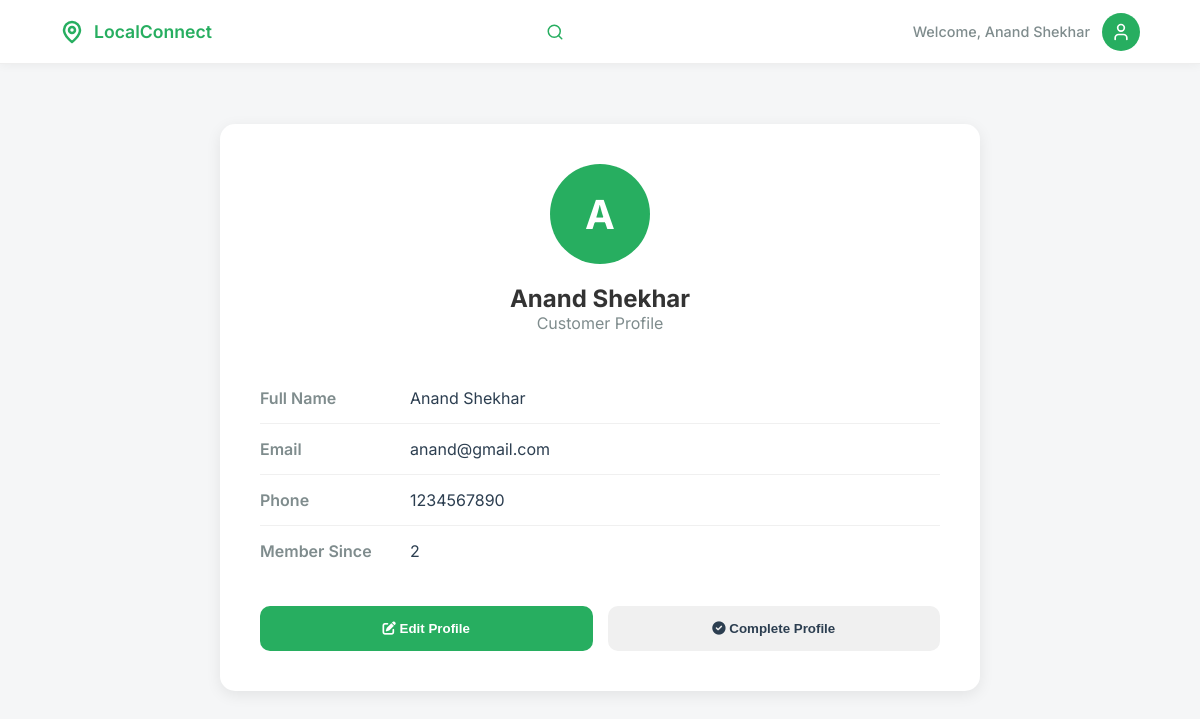
/customer/profile (signed in), run on the app's committed database.
### models/models.py (models this page shows, shortened)
class Customer(db.Model):
    id = db.Column(db.Integer, primary_key=True)
    full_name = db.Column(db.String(100), nullable=False)
    email = db.Column(db.String(120), unique=True, nullable=False)
    phone = db.Column(db.String(20), nullable=False)
    password_hash = db.Column(db.String(128), nullable=False)
    address = db.Column(db.String(500))
    city = db.Column(db.String(100))
    state = db.Column(db.String(100))
    pincode = db.Column(db.String(10))
    orders = db.relationship('Order', backref='customer', lazy=True)

### app.py (the view)
@app.route('/customer/profile')
@customer_required
def customer_profile():
    user_id = session.get('user_id')
    customer = Customer.query.get(user_id)
    return render_template('customer/profile.html', user_name=session.get('user_name'), customer=customer, user_id=user_id)

### app.py (called while the page is built)
def customer_required(f):
    @wraps(f)
    def decorated_function(*args, **kwargs):
        if 'user_id' not in session or session.get('user_role') != 'customer':
            flash('Access denied. Customer login required.', 'error')
            return redirect(url_for('sign_in'))
        return f(*args, **kwargs)
    return decorated_function

### templates/customer/profile.html (shortened to what this page needs)
<!DOCTYPE html>
<html lang="en">
<head>
    <link rel="stylesheet" href="/static/css/customer/base.css">
    <link rel="stylesheet" href="https://cdnjs.cloudflare.com/ajax/libs/font-awesome/6.0.0/css/all.min.css">
</head>
<body>
    <header class="navbar">
        <div class="nav-container">
            <div class="logo" onclick="window.location.href='/customer/dashboard'">
                <svg width="24" height="24" viewBox="0 0 24 24" fill="none" stroke="currentColor" stroke-width="2.5" stroke-linecap="round" stroke-linejoin="round">
                    <path d="M20 10c0 6-8 12-8 12s-8-6-8-12a8 8 0 0 1 16 0Z"></path>
                    <circle cx="12" cy="10" r="3"></circle>
                </svg>
                <span>LocalConnect</span>
            </div>
            <div class="search-wrapper" id="searchWrapper">
                <svg class="search-icon" width="18" height="18" viewBox="0 0 24 24" fill="none" stroke="currentColor" stroke-width="2" stroke-linecap="round" stroke-linejoin="round">
                    <circle cx="11" cy="11" r="8"></circle>
                    <line x1="21" y1="21" x2="16.65" y2="16.65"></line>
                </svg>
            </div>
            <div class="user-profile">
                <span class="welcome-text">Welcome, {{ user_name or 'Guest' }}</span>
                <div class="avatar" id="profileIcon">
                    <svg width="20" height="20" viewBox="0 0 24 24" fill="none" stroke="currentColor" stroke-width="2" stroke-linecap="round" stroke-linejoin="round">
                        <path d="M19 21v-2a4 4 0 0 0-4-4H9a4 4 0 0 0-4 4v2"></path>
                        <circle cx="12" cy="7" r="4"></circle>
                    </svg>
                </div>
            </div>
        </div>
    </header>
    <main class="profile-container">
        <div class="profile-card">
            <div class="profile-header">
                <div class="profile-avatar" id="profileAvatar"></div>
                <h2>{{ customer.full_name if customer else 'User' }}</h2>
                <p style="color: #7f8c8d;">Customer Profile</p>
            </div>
            <div class="profile-info">
                <div class="info-row">
                    <div class="info-label">Full Name</div>
                    <div class="info-value">{{ customer.full_name if customer else 'Not provided' }}</div>
                </div>
                <div class="info-row">
                    <div class="info-label">Email</div>
                    <div class="info-value">{{ customer.email if customer else 'Not provided' }}</div>
                </div>
                <div class="info-row">
                    <div class="info-label">Phone</div>
                    <div class="info-value">{{ customer.phone if customer else 'Not provided' }}</div>
                </div>
                <div class="info-row">
                    <div class="info-label">Member Since</div>
                    <div class="info-value">{{ customer.id if customer else 'N/A' }}</div>
                </div>
            </div>
            <div class="profile-actions">
                <button class="btn-action btn-edit" onclick="toggleEditMode()">
                    <i class="fa-solid fa-edit"></i> Edit Profile
                </button>
                <button class="btn-action btn-complete" onclick="completeProfile()">
                    <i class="fa-solid fa-check-circle"></i> Complete Profile
                </button>
            </div>
        </div>
    </main>
</body>
</html>

### static/css/customer/base.css (style rules this page uses)
:root { --bg-color: #f5f6f7; --primary-green: #27ae60; --dark-green: #219150; --text-main: #333; --text-dark: #2c3e50; --text-gray: #7f8c8d; --text-light: #7f8c8d; --card-shadow: 0 4px 15px rgba(0,0,0,0.04); --border-radius: 18px; --bg-light: #f5f7f8; --bg-gray: #f5f7f8; }
* { margin: 0; padding: 0; box-sizing: border-box; transition: all 0.3s cubic-bezier(0.25, 0.8, 0.25, 1); }
body { font-family: 'Inter', sans-serif; background-color: var(--bg-color); color: var(--text-main); overflow-x: hidden; }
.navbar { background: white; height: 64px; display: flex; align-items: center; padding: 0 5%; box-shadow: 0 1px 10px rgba(0,0,0,0.05); position: sticky; top: 0; z-index: 1000; border-bottom: 1px solid #eee; }
.nav-container { width: 100%; max-width: 1200px; margin: 0 auto; display: flex; justify-content: space-between; align-items: center; gap: 15px; }
.logo { display: flex; align-items: center; gap: 10px; color: var(--primary-green); font-weight: 600; font-size: 1.1rem; cursor: pointer; }
.search-wrapper { position: relative; width: 400px; flex: 1; max-width: 450px; transition: all 0.3s ease; }
.search-wrapper.collapsed { width: 40px; max-width: 40px; }
.search-icon { position: absolute; right: 18px; top: 50%; transform: translateY(-50%); color: var(--primary-green); cursor: pointer; }
.user-profile { display: flex; align-items: center; gap: 12px; position: relative; }
.welcome-text { font-size: 0.9rem; color: var(--text-gray); font-weight: 500; }
.avatar { width: 38px; height: 38px; background: var(--primary-green); border-radius: 50%; display: flex; align-items: center; justify-content: center; color: white; font-weight: 600; cursor: pointer; transition: all 0.3s ease; }

### templates/customer/profile.html (style rules this page uses)
.profile-container { max-width: 800px; margin: 40px auto; padding: 20px; }
.profile-card { background: white; border-radius: 15px; padding: 40px; box-shadow: 0 4px 15px rgba(0,0,0,0.08); }
.profile-header { text-align: center; margin-bottom: 40px; }
.profile-avatar { width: 100px; height: 100px; background: #27ae60; border-radius: 50%; display: flex; align-items: center; justify-content: center; margin: 0 auto 20px; color: white; font-size: 40px; font-weight: 700; }
.profile-info { margin: 30px 0; }
.info-row { display: flex; padding: 15px 0; border-bottom: 1px solid #f0f0f0; }
.info-row:last-child { border-bottom: none; }
.info-label { font-weight: 600; color: #7f8c8d; width: 150px; }
.info-value { color: #2c3e50; flex: 1; }
.profile-actions { display: flex; gap: 15px; margin-top: 30px; }
.btn-action { flex: 1; padding: 15px; border: none; border-radius: 10px; font-weight: 600; cursor: pointer; transition: all 0.3s ease; }
.btn-edit { background: #27ae60; color: white; }
.btn-complete { background: #f0f0f0; color: #2c3e50; }

### data on the page
Customer: full_name "Anand Shekhar", email "anand@gmail.com", phone "1234567890", id "2"
